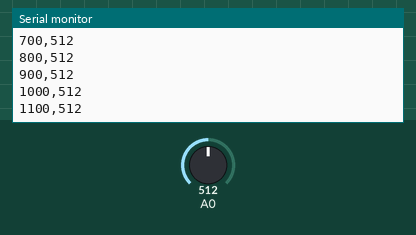
Simulated run of this sketch. Board: Arduino Uno, built with avr-gcc and run on an emulated ATmega328P. Shown: the last lines printed to the serial monitor. The inputs (shaded band) are chosen by the test bench; at power-on: A0 = 512.

Above: at 1.2 s.
1.3 s: A0 set to 716
At 1.31 s:
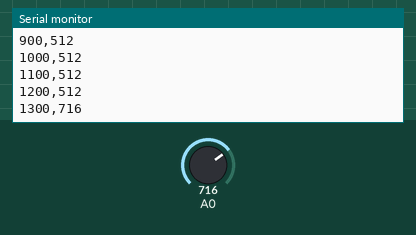
2.8 s: A0 set to 900
At 2.81 s:
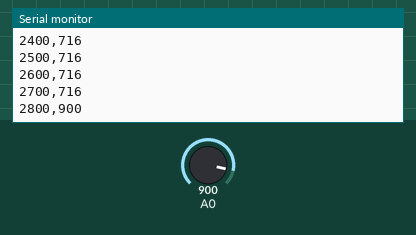
Timing chart, 0 to 5.8 s (numbered marks = the images above; inputs shaded):
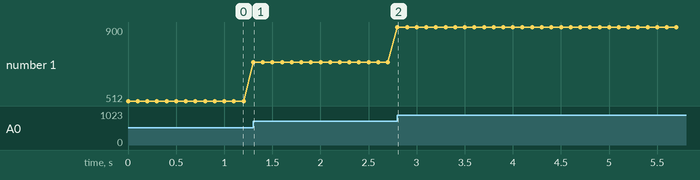

Measured:
- after the input at 1.3 s, the serial monitor: prints a new line at once (image 1)
- plotted number 1: 512 → 716 after the input at 1.3 s

The sketch:

Lab_2_Measure_Temperature_Arduino_Code_Oruj_Karimov.ino
```cpp
// Lab 2 - Measure Temperature - Oruj Karimov

// Sets the time interval between each reading.
const unsigned long interval_length = 100;
// The desired total reading time.
const unsigned long total_time = 10000;
// Start time of the program.
unsigned long t_s = 0;
// Time in which the previous reading was taken.
unsigned long t_f = 0;
// The following boolean variable is so that the loop terminates once the final time of a reading is equal to the total time.
bool done = false;

void setup()
{
  Serial.begin(9600);                   // The speed in which the USB serial port transfers information is set to 9600 baud.
  t_s = millis();                       // Initialization of the start time of the program.
  t_f = t_s - interval_length;          // Initialization of the finish time such that the first value is included in the dataset.
}

void loop()
{
  if(done)
  {
  return;                               // Checks if the loop is done.
  }

  unsigned long now = millis();         // Represents current time.

  if(now - t_f >= interval_length)      // The conditional statement checks whether or not the desired interval_length time has passed for it to post readings in the serial monitor.
  {
    int sensorValue = analogRead(A0);   // ADC readings are assigned to sensorValue variable.
    unsigned long elapsed = now - t_s;  // Total time elapsed from the start of the program.

    Serial.print(elapsed);              // The following posts the elapsed time and the ADC readings as comma separated values (csv).
    Serial.print(',');
    Serial.println(sensorValue);

    t_f = now;                          // Lastly, we change the time of the last reading to be current time for the next iteration.
  }

  if(now - t_s >= total_time)           // Conditional statements indicates whether elapsed time has reached the set total time for the program.
  {
    done = true;                        // This activates the condition for the loop to terminate once this iteration is processed.
    return;
  }
}
```
